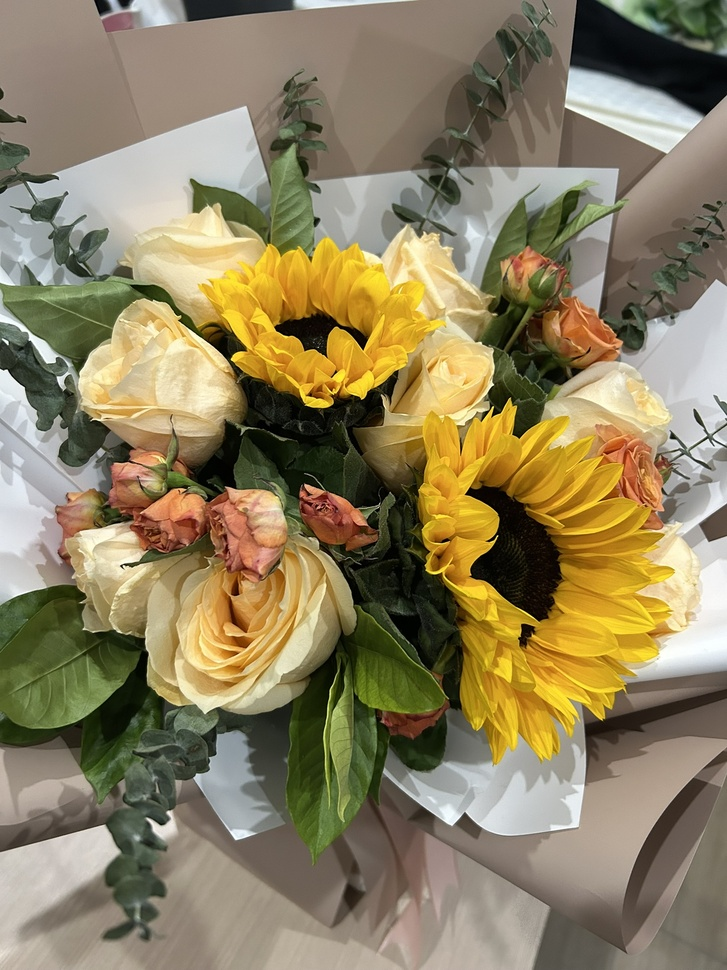
#> input picture Vision/Homework1/figures/example.jpg, 727 x 970 px, shrunk from 1536 x 2048 before the run
$ jupyter execute TaskE.ipynb
#> lines starting #> are read from the running program, lines starting #| are printed output that depends on the picture
## Task E: V1's simple cell model (tuned to horizontal orientation)

### Load the image

[cell 1]
from PIL import Image
import matplotlib.pyplot as plt
import numpy as np
import os

figures_dir = image_path = os.path.join("..", "figures")

image_path = os.path.join(figures_dir, "example.jpg")
I = Image.open(image_path).convert('L')  # 'L' means the gray scale
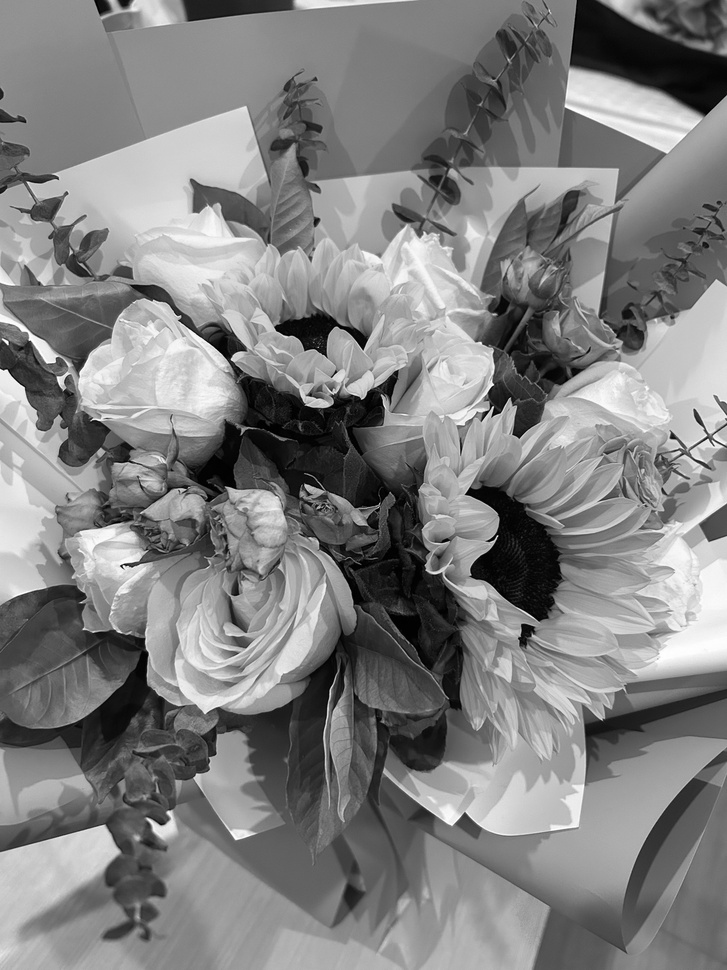
#> I: PIL image 727x970 L; min 0, max 255, mean 128.6

I_2d = np.array(I)
print("I_2d.shape: ", I_2d.shape)
#| I_2d.shape:  (970, 727)

plt.imshow(I_2d, cmap='gray')  # show the image
plt.axis('off')     # turn down the axis
plt.show()

### Function definition

[cell 2]
import numpy as np

def norm_matrix(M):
    '''Normalize the matrix to [-1, 1]'''
    M_min = np.min(M)
    M_max = np.max(M)
    return 2 * (M - M_min) / (M_max - M_min) - 1

### 1.1 How $K(x,y)$ change with each parameters

$$K(x, y) = \exp{\left( -\frac{x^2}{2\sigma_x^2} - \frac{y^2}{2\sigma_y^2} \right)} \cos(\hat{k}y + \phi)$$

[cell 3]
from math import exp, cos, pi

def K(x,y,sigma_x,sigma_y,k_hat,phi):
    '''Gaussian kernel function (V1)'''
    x = x/2
    y = y/2
    # return cos(k_hat*x + phi)
    return exp(-(x**2/(2*sigma_x**2) + y**2/(2*sigma_y**2))) * cos(k_hat*y + phi)

def get_kernel_V1(sigma_x,sigma_y,k_hat,phi,size=None):
    ''' (Discrete matrix)'''
#> called with sigma_x = 1, sigma_y = 1.5, k_hat = 2.09, phi = 0, size = 30
    if size is None:
        size = np.int32(16 * max(sigma_x, sigma_y))   # size of the kernel, cover [-3sigma, 3sigma]
    M = np.zeros((size, size))
    for i in range(size):
        y = size/2 - i
        for j in range(size):
            x = j - size/2  # column index -> x-axis
            M[i,j] += K(x,y,sigma_x,sigma_y,k_hat,phi)
    return M

[cell 4]
sigma_x,sigma_y,k_hat,phi = 1, 1.5, 2/3*pi, 0
kernel = get_kernel_V1(sigma_x,sigma_y,k_hat,phi,size=30)

plt.figure(figsize=(10, 4))


# 红蓝双极伪彩色（正值为兴奋，负值为抑制）
plt.subplot(1, 2, 2)
plt.imshow(kernel, cmap='gray', vmax=1, vmin=-1)
plt.title(f"V1 kernel\n($\sigma_x$ ={sigma_x}, $\sigma_y$ = {sigma_y}, $\hat k$= {k_hat:.3f}, $\phi$={phi:.3f})")
plt.colorbar(fraction=0.046, pad=0.04)

plt.tight_layout()
plt.axis('off')
# plt.savefig(os.path.join(figures_dir, f"V1_kernel_sx{sigma_x}_sy{sigma_y}_khat{k_hat:.3f}_phi{phi:.3f}.pdf"), bbox_inches='tight', pad_inches=0.1)
plt.show()
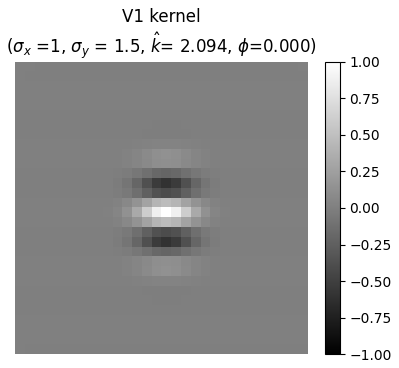
#> figure drawn by matplotlib, 2 panels

### 1.2 Compute the responses of the whole picture

[cell 5]
sigma_x,sigma_y,k_hat,phi = 1, 1.5, 2/3*pi, 0

M = get_kernel_V1(sigma_x,sigma_y,k_hat,phi, size=30)

from scipy.signal import convolve2d
Response_map = convolve2d(I_2d, M, mode='same')
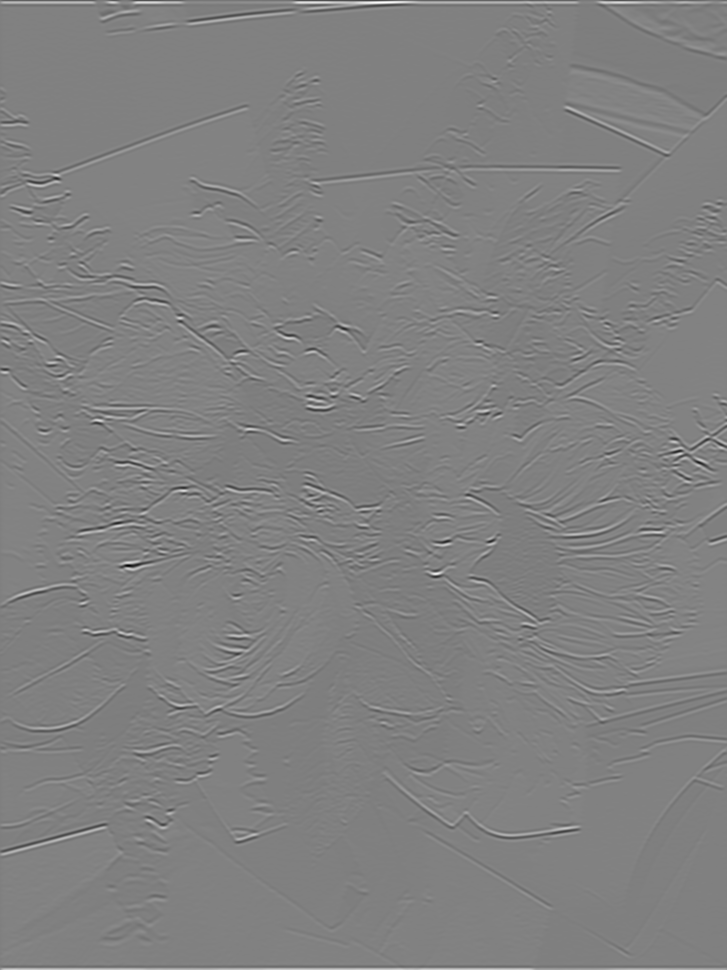
#> Response_map: shape (970, 727) float64; min -1508.5, max 1546.6, mean 36.3; drawn with min black and max white

# Normolized for plot
Response_map_normolized = Response_map / np.max(np.abs(Response_map))

plt.imshow(Response_map_normolized, cmap='bwr', vmax=1, vmin=-1)
plt.axis("off")
plt.colorbar()
plt.title(f"Response map\n($\sigma_x$ ={sigma_x}, $\sigma_y$ = {sigma_y}, $\hat k$= {k_hat:.3f}, $\phi$={phi:.3f})")
# plt.savefig(os.path.join(figures_dir, f"V1_response_map_sx{sigma_x}sy{sigma_y}khat{k_hat:.3f}phi{phi:.3f}.pdf"), bbox_inches='tight', pad_inches=0.1)
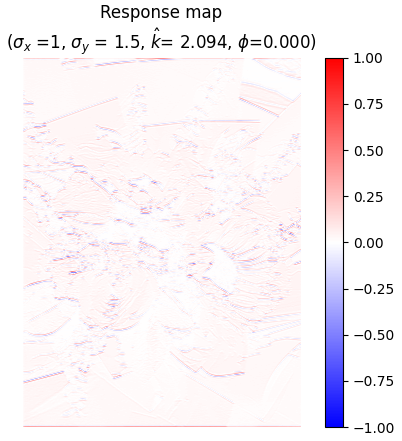
#> figure drawn by matplotlib, 2 panels

$ run again, with Vision/Homework1/figures/apple.jpg copied over Vision/Homework1/figures/example.jpg
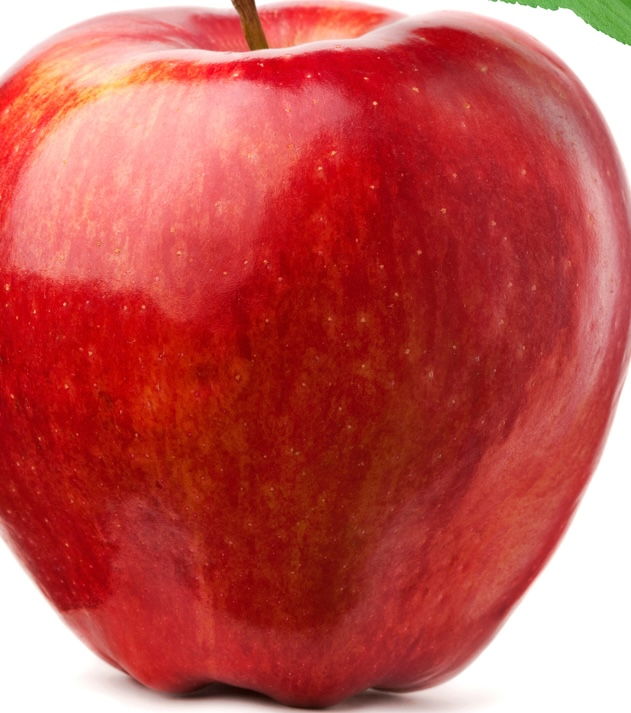
#> input picture Vision/Homework1/figures/apple.jpg, 631 x 713 px
#| I_2d.shape:  (713, 631)
#> `Response_map = convolve2d(I_2d, M, mode='same')`:
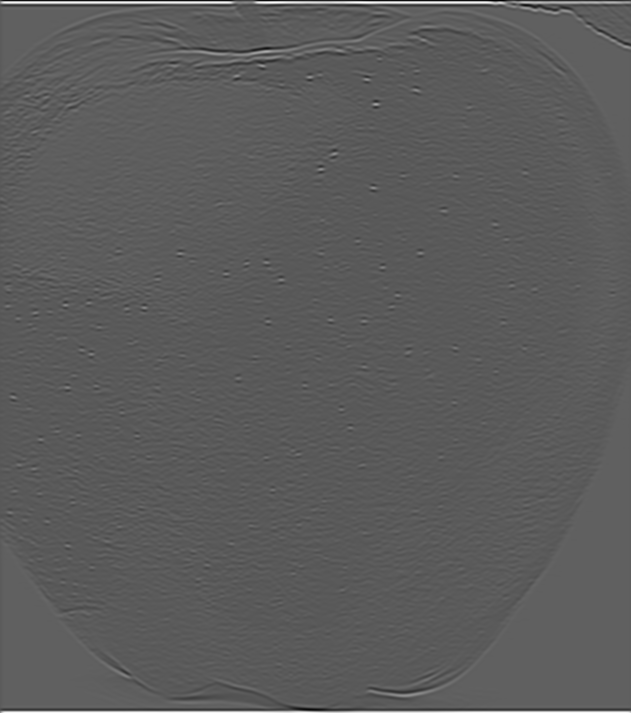
#> Response_map: shape (713, 631) float64; min -714, max 1359, mean 34.1; drawn with min black and max white
#> `[cell 5] sigma_x,sigma_y,k_hat,phi = 1, 1.5, 2/3*pi, 0  M = get_kernel..`:
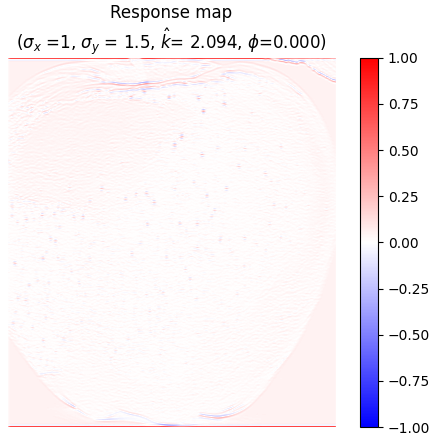
#> figure drawn by matplotlib, 2 panels

$ run again, with Vision/Homework1/figures/p1.jpg copied over Vision/Homework1/figures/example.jpg
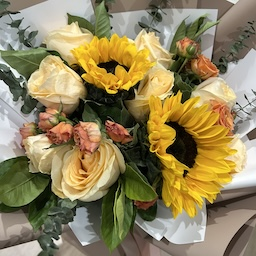
#> input picture Vision/Homework1/figures/p1.jpg, 256 x 256 px
#| I_2d.shape:  (256, 256)
#> `Response_map = convolve2d(I_2d, M, mode='same')`:
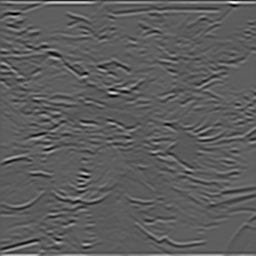
#> Response_map: shape (256, 256) float64; min -841.7, max 1566.7, mean 40.2; drawn with min black and max white
#> `[cell 5] sigma_x,sigma_y,k_hat,phi = 1, 1.5, 2/3*pi, 0  M = get_kernel..`:
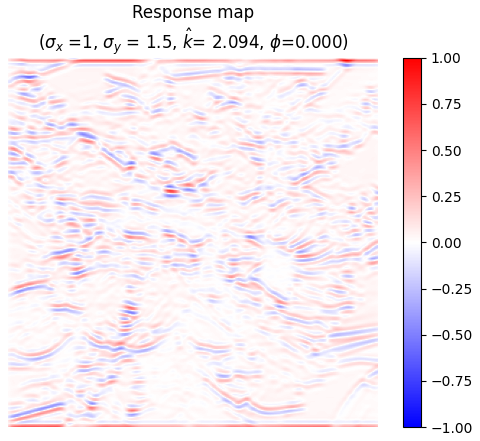
#> figure drawn by matplotlib, 2 panels
